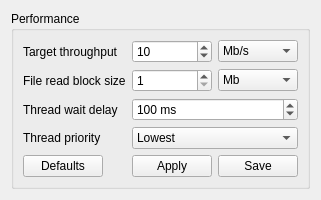
          <widget class="QWidget" name="tabPerformanceSettings">
           <attribute name="title">
            <string>Performance</string>
           </attribute>
           <layout class="QVBoxLayout" name="verticalLayout_11">
            <item>
             <layout class="QHBoxLayout" name="horizontalLayout_20">
              <item>
               <widget class="QGroupBox" name="groupBoxPerformanceSettings">
                <property name="title">
                 <string>Performance</string>
                </property>
                <layout class="QFormLayout" name="formLayout">
                 <item row="0" column="0">
                  <widget class="QLabel" name="labelTargetThroughput">
                   <property name="text">
                    <string>Target throughput</string>
                   </property>
                  </widget>
                 </item>
                 <item row="0" column="1">
                  <layout class="QHBoxLayout" name="horizontalLayout_12">
                   <item>
                    <widget class="QSpinBox" name="spinBoxTargetThroughput">
                     <property name="minimum">
                      <number>1</number>
                     </property>
                     <property name="maximum">
                      <number>1024</number>
                     </property>
                     <property name="value">
                      <number>10</number>
                     </property>
                    </widget>
                   </item>
                   <item>
                    <widget class="QComboBox" name="comboBoxThroughputUnits">
                     <property name="currentIndex">
                      <number>1</number>
                     </property>
                     <item>
                      <property name="text">
                       <string>Kb/s</string>
                      </property>
                     </item>
                     <item>
                      <property name="text">
                       <string>Mb/s</string>
                      </property>
                     </item>
                    </widget>
                   </item>
                  </layout>
                 </item>
                 <item row="1" column="0">
                  <widget class="QLabel" name="labelFileReadBlockSize">
                   <property name="text">
                    <string>File read block size</string>
                   </property>
                  </widget>
                 </item>
                 <item row="1" column="1">
                  <layout class="QHBoxLayout" name="horizontalLayout_11">
                   <item>
                    <widget class="QSpinBox" name="spinBoxFileReadBlockSize">
                     <property name="minimum">
                      <number>1</number>
                     </property>
                     <property name="maximum">
                      <number>1024</number>
                     </property>
                    </widget>
                   </item>
                   <item>
                    <widget class="QComboBox" name="comboBoxFileBlockSizeUnits">
                     <property name="currentIndex">
                      <number>2</number>
                     </property>
                     <item>
                      <property name="text">
                       <string>bytes</string>
                      </property>
                     </item>
                     <item>
                      <property name="text">
                       <string>Kb</string>
                      </property>
                     </item>
                     <item>
                      <property name="text">
                       <string>Mb</string>
                      </property>
                     </item>
                    </widget>
                   </item>
                  </layout>
                 </item>
                 <item row="2" column="0">
                  <widget class="QLabel" name="labelThreadWaitDelay">
                   <property name="text">
                    <string>Thread wait delay</string>
                   </property>
                  </widget>
                 </item>
                 <item row="2" column="1">
                  <widget class="QSpinBox" name="spinBoxThreadWaitDelay">
                   <property name="suffix">
                    <string> ms</string>
                   </property>
                   <property name="minimum">
                    <number>1</number>
                   </property>
                   <property name="maximum">
                    <number>1000</number>
                   </property>
                   <property name="value">
                    <number>100</number>
                   </property>
                  </widget>
                 </item>
                 <item row="3" column="0">
                  <widget class="QLabel" name="labelThreadPriority">
                   <property name="text">
                    <string>Thread priority</string>
                   </property>
                  </widget>
                 </item>
                 <item row="3" column="1">
                  <widget class="QComboBox" name="comboBox_2">
                   <property name="currentIndex">
                    <number>1</number>
                   </property>
                   <item>
                    <property name="text">
                     <string>Idle</string>
                    </property>
                   </item>
                   <item>
                    <property name="text">
                     <string>Lowest</string>
                    </property>
                   </item>
                   <item>
                    <property name="text">
                     <string>Low</string>
                    </property>
                   </item>
                   <item>
                    <property name="text">
                     <string>Normal</string>
                    </property>
                   </item>
                   <item>
                    <property name="text">
                     <string>High</string>
                    </property>
                   </item>
                   <item>
                    <property name="text">
                     <string>Highest</string>
                    </property>
                   </item>
                   <item>
                    <property name="text">
                     <string>Time critical</string>
                    </property>
                   </item>
                  </widget>
                 </item>
                 <item row="4" column="1">
                  <layout class="QHBoxLayout" name="horizontalLayout_4">
                   <item>
                    <widget class="QPushButton" name="pushButtonApplyPerformanceSettings">
                     <property name="text">
                      <string>Apply</string>
                     </property>
                    </widget>
                   </item>
                   <item>
                    <widget class="QPushButton" name="pushButtonSavePerformanceSettings">
                     <property name="text">
                      <string>Save</string>
                     </property>
                    </widget>
                   </item>
                  </layout>
                 </item>
                 <item row="4" column="0">
                  <widget class="QPushButton" name="pushButtonDefaultPerformanceSettings">
                   <property name="text">
                    <string>Defaults</string>
                   </property>
                  </widget>
                 </item>
                </layout>
               </widget>
              </item>
              <item>
               <layout class="QVBoxLayout" name="verticalLayout_14"/>
              </item>
             </layout>
            </item>
           </layout>
          </widget>
